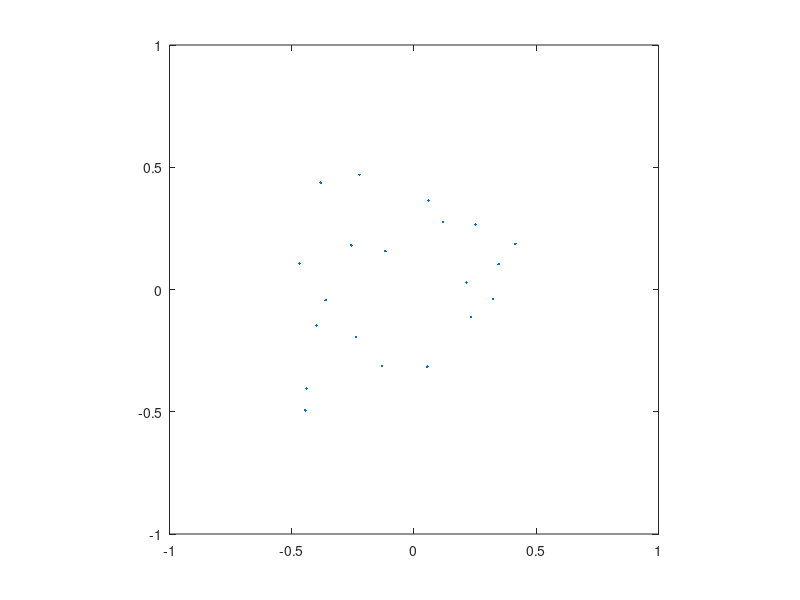

This chart was generated by the following MATLAB code: (Note: this script raises an error after producing the figure.)
% Specify a number of points, like
n = 20

% and a temperature or velocity, such as

s = .02

% The best values for these two parameters depend upon 
% the speed of your particular computer. Generate n random 
% points with (x,y) coordinates between -1/2 and +1/2

x = rand(n,1)-0.5;
y = rand(n,1)-0.5;

% Plot the points in a square with sides at -1 and +1. 
% Save the handle for the vector of points and set its 
% EraseMode to xor. This tells the MATLAB graphics system
% not to redraw the entire plot when the coordinates of one
% point are changed, but to restore the background color in
% the vicinity of the point using an "exclusive or" operation. 

h = plot(x,y,'.');
axis([-1 1 -1 1])
axis square
grid off
set(h,'EraseMode','xor','MarkerSize',18)

% Now begin the animation. Here is an infinite while loop, which you 
% will eventually break out of by typing <ctrl>-c. Each time through 
% the loop, add a small amount of normally distributed random noise to 
% the coordinates of the points. Then, instead of creating an entirely 
% new plot, simply change the XData and YData properties of the original plot. 

while 1
   drawnow
   x = x + s*randn(n,1);
   y = y + s*randn(n,1);
   set(h,'XData',x,'YData',y)
end


